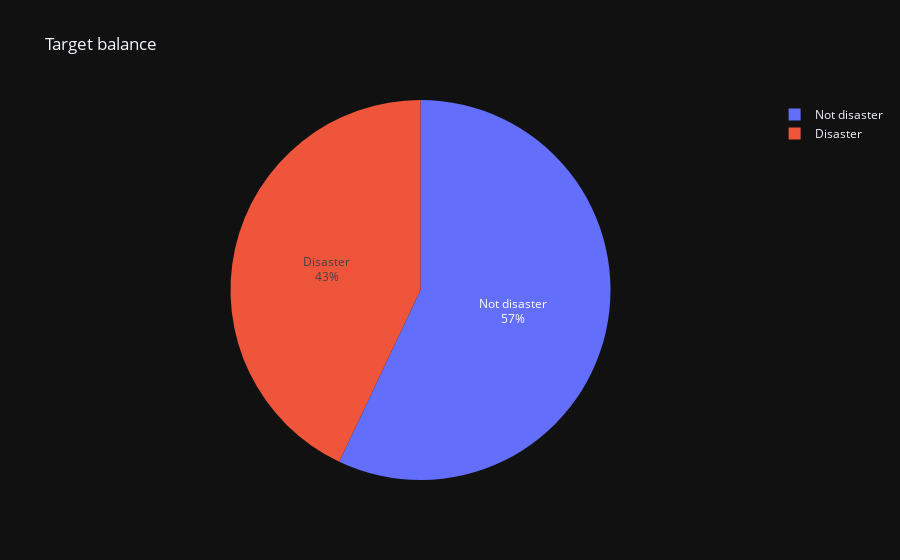

Here is the notebook cell this chart was saved with:
### Code cell
fig = go.Figure()

to_plot = tweet['target'].replace({0: 'Not disaster', 1: 'Disaster'}).value_counts()
labels = to_plot.index
values = to_plot.values

fig.add_trace(go.Pie(
    labels = labels,
    values = values,
    textinfo='label+percent'
))

fig.update_layout(
    title_text='Target balance',
    template='plotly_dark'
)

### Figure 1 — Plotly figure (JSON) as saved in the notebook; plotly's stock layout.template omitted (floating-point values rounded to 4 significant figures)
{"data": [{"labels": ["Not disaster", "Disaster"], "textinfo": "label+percent", "type": "pie", "values": [4342, 3271]}], "layout": {"title": {"text": "Target balance"}}}
